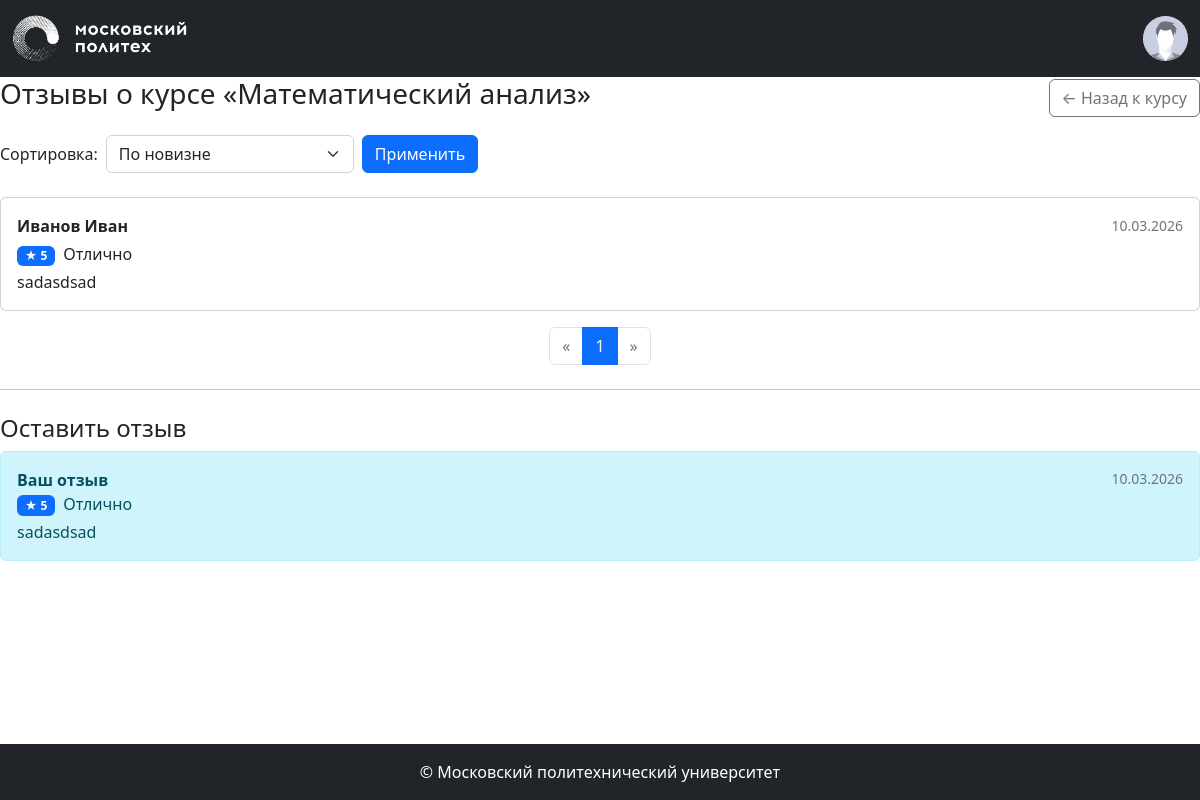
The page /courses/5/reviews (signed in) on the database its author committed.
### models.py (models this page shows, shortened)
class Base(DeclarativeBase):
    metadata = MetaData(naming_convention={
        "ix": 'ix_%(column_0_label)s',
        "uq": "uq_%(table_name)s_%(column_0_name)s",
        "ck": "ck_%(table_name)s_%(constraint_name)s",
        "fk": "fk_%(table_name)s_%(column_0_name)s_%(referred_table_name)s",
        "pk": "pk_%(table_name)s"
    })

class Course(Base):
    __tablename__ = 'courses'
    id: Mapped[int] = mapped_column(primary_key=True)
    name: Mapped[str] = mapped_column(String(100))
    short_desc: Mapped[str] = mapped_column(Text)
    full_desc: Mapped[str] = mapped_column(Text)
    rating_sum: Mapped[int] = mapped_column(default=0)
    rating_num: Mapped[int] = mapped_column(default=0)
    category_id: Mapped[int] = mapped_column(ForeignKey("categories.id"))
    author_id: Mapped[int] = mapped_column(ForeignKey("users.id"))
    background_image_id: Mapped[Optional[str]] = mapped_column(ForeignKey("images.id"), nullable=True)
    created_at: Mapped[datetime] = mapped_column(default=datetime.now)
    author: Mapped["User"] = relationship()
    category: Mapped["Category"] = relationship(lazy=False)
    bg_image: Mapped["Image"] = relationship()
    reviews: Mapped[list["Review"]] = relationship(back_populates="course")

class Review(Base):
    __tablename__ = 'reviews'
    id: Mapped[int] = mapped_column(primary_key=True)
    rating: Mapped[int] = mapped_column(Integer, nullable=False)
    text: Mapped[str] = mapped_column(Text, nullable=False)
    created_at: Mapped[datetime] = mapped_column(default=datetime.now)
    course_id: Mapped[int] = mapped_column(ForeignKey("courses.id"))
    user_id: Mapped[int] = mapped_column(ForeignKey("users.id"))
    course: Mapped["Course"] = relationship(back_populates="reviews")
    user: Mapped["User"] = relationship()

class User(Base, UserMixin):
    __tablename__ = 'users'
    id: Mapped[int] = mapped_column(primary_key=True)
    first_name: Mapped[str] = mapped_column(String(100))
    last_name: Mapped[str] = mapped_column(String(100))
    middle_name: Mapped[Optional[str]] = mapped_column(String(100))
    login: Mapped[str] = mapped_column(String(100), unique=True)
    password_hash: Mapped[str] = mapped_column(String(200))
    created_at: Mapped[datetime] = mapped_column(default=datetime.now)
    @property
    def full_name(self):
        return ' '.join([self.last_name, self.first_name, self.middle_name or ''])

### courses.py (the view)
@bp.route('/<int:course_id>/reviews')
def reviews(course_id):
    course = db.get_or_404(Course, course_id)
    sort = request.args.get('sort', 'new')
    query = db.select(Review).filter_by(course_id=course_id)
    if sort == 'positive':
        query = query.order_by(Review.rating.desc())
    elif sort == 'negative':
        query = query.order_by(Review.rating.asc())
    else:  # 'new' — по умолчанию
        query = query.order_by(Review.created_at.desc())
    pagination = db.paginate(query, per_page=5)
    all_reviews = pagination.items
    user_review = None
    if current_user.is_authenticated:
        user_review = db.session.execute(
            db.select(Review).filter_by(course_id=course_id, user_id=current_user.id)
        ).scalar()
    return render_template('courses/reviews.html',
        course=course,
        reviews=all_reviews,
        pagination=pagination,
        sort=sort,
        user_review=user_review,
        rating_labels=RATING_LABELS)

### auth.py (called while the page is built)
def load_user(user_id):
    user = db.session.execute(db.select(User).filter_by(id=user_id)).scalar()
    return user

### templates/courses/reviews.html (shortened to what this page needs)
{% extends 'base.html' %}
{% from 'pagination.html' import render_pagination %}
{% block content %}
<div class="d-flex justify-content-between align-items-center mb-3">
    <h3>Отзывы о курсе «{{ course.name }}»</h3>
    <a href="{{ url_for('courses.show', course_id=course.id) }}" class="btn btn-outline-secondary">
        ← Назад к курсу
    </a>
</div>
<form method="GET" class="d-flex align-items-center gap-2 mb-4">
    <label class="form-label mb-0">Сортировка:</label>
    <select name="sort" class="form-select w-auto">
        <option value="new" {% if sort == 'new' %}selected{% endif %}>По новизне</option>
    </select>
    <button type="submit" class="btn btn-primary">Применить</button>
</form>
{% if reviews %}
    {% for review in reviews %}
    <div class="card mb-3">
        <div class="card-body">
            <div class="d-flex justify-content-between align-items-center mb-1">
                <strong>{{ review.user.full_name }}</strong>
                <span class="text-muted small">{{ review.created_at.strftime('%d.%m.%Y') }}</span>
            </div>
            <div class="mb-1">
                <span class="badge bg-primary">★ {{ review.rating }}</span>
                <span class="ms-1">{{ rating_labels[review.rating] }}</span>
            </div>
            <p class="mb-0">{{ review.text }}</p>
        </div>
    </div>
    {% endfor %}
{% else %}
    <p class="text-muted">Отзывов пока нет.</p>
{% endif %}
{{ render_pagination(pagination, 'courses.reviews', {'course_id': course.id, 'sort': sort}) }}
<hr class="my-4">
<h4>Оставить отзыв</h4>
{% if current_user.is_authenticated %}
    {% if user_review %}
        <div class="alert alert-info">
            <div class="d-flex justify-content-between">
                <strong>Ваш отзыв</strong>
                <span class="text-muted small">{{ user_review.created_at.strftime('%d.%m.%Y') }}</span>
            </div>
            <div class="mb-1">
                <span class="badge bg-primary">★ {{ user_review.rating }}</span>
                <span class="ms-1">{{ rating_labels[user_review.rating] }}</span>
            </div>
            <p class="mb-0">{{ user_review.text }}</p>
        </div>
    {% else %}
        {% include 'courses/_review_form.html' %}
    {% endif %}
{% else %}
    <p><a href="{{ url_for('auth.login') }}">Войдите</a>, чтобы оставить отзыв.</p>
{% endif %}
{% endblock %}

### rows shown on the page
Course: name "Математический анализ"
Review: user.full_name "Иванов Иван", created_at "10.03.2026", rating "5", rating "Отлично", text "sadasdsad"

### other values the page prints
{{ page }} "1"
